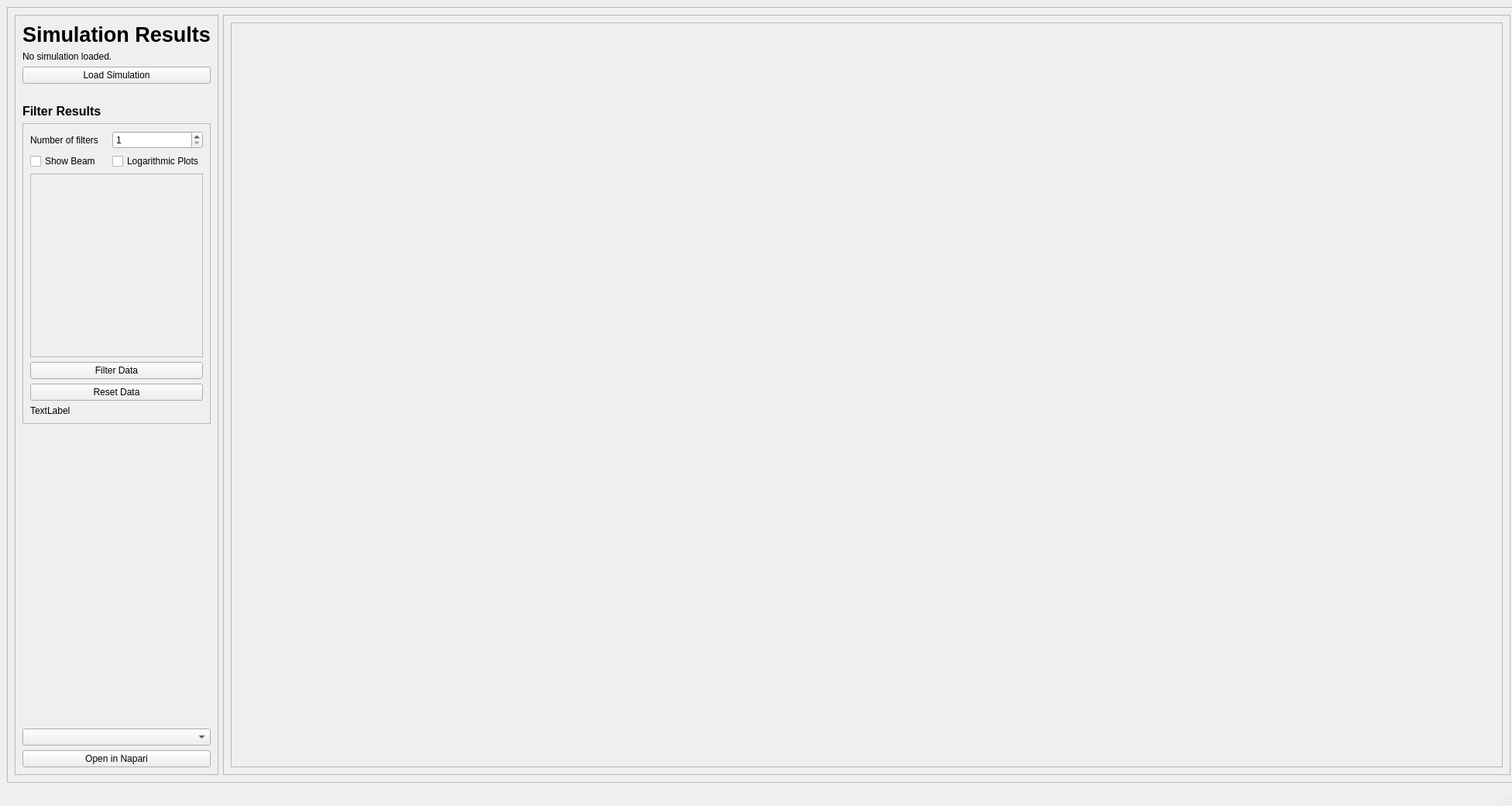
<?xml version="1.0" encoding="UTF-8"?>
<ui version="4.0">
 <class>MainWindow</class>
 <widget class="QMainWindow" name="MainWindow">
  <property name="geometry">
   <rect>
    <x>0</x>
    <y>0</y>
    <width>1952</width>
    <height>1040</height>
   </rect>
  </property>
  <property name="windowTitle">
   <string>MainWindow</string>
  </property>
  <widget class="QWidget" name="centralwidget">
   <widget class="QFrame" name="frame_main">
    <property name="geometry">
     <rect>
      <x>9</x>
      <y>9</y>
      <width>1951</width>
      <height>1001</height>
     </rect>
    </property>
    <property name="frameShape">
     <enum>QFrame::StyledPanel</enum>
    </property>
    <property name="frameShadow">
     <enum>QFrame::Raised</enum>
    </property>
    <layout class="QGridLayout" name="gridLayout">
     <item row="0" column="1">
      <widget class="QFrame" name="frame_display">
       <property name="frameShape">
        <enum>QFrame::StyledPanel</enum>
       </property>
       <property name="frameShadow">
        <enum>QFrame::Raised</enum>
       </property>
       <layout class="QGridLayout" name="gridLayout_3">
        <item row="0" column="0">
         <widget class="QScrollArea" name="scroll_area">
          <property name="widgetResizable">
           <bool>true</bool>
          </property>
          <widget class="QWidget" name="scrollAreaWidgetContents">
           <property name="geometry">
            <rect>
             <x>0</x>
             <y>0</y>
             <width>1630</width>
             <height>959</height>
            </rect>
           </property>
          </widget>
         </widget>
        </item>
       </layout>
      </widget>
     </item>
     <item row="0" column="0">
      <widget class="QFrame" name="frame_selection">
       <property name="maximumSize">
        <size>
         <width>300</width>
         <height>16777215</height>
        </size>
       </property>
       <property name="frameShape">
        <enum>QFrame::StyledPanel</enum>
       </property>
       <property name="frameShadow">
        <enum>QFrame::Raised</enum>
       </property>
       <layout class="QGridLayout" name="gridLayout_2">
        <item row="5" column="0">
         <widget class="QFrame" name="frame_filter">
          <property name="frameShape">
           <enum>QFrame::StyledPanel</enum>
          </property>
          <property name="frameShadow">
           <enum>QFrame::Raised</enum>
          </property>
          <layout class="QGridLayout" name="gridLayout_4">
           <item row="2" column="0" colspan="3">
            <widget class="QScrollArea" name="scroll_area_filter">
             <property name="maximumSize">
              <size>
               <width>400</width>
               <height>400</height>
              </size>
             </property>
             <property name="widgetResizable">
              <bool>true</bool>
             </property>
             <widget class="QWidget" name="scrollAreaWidgetContents_2">
              <property name="geometry">
               <rect>
                <x>0</x>
                <y>0</y>
                <width>231</width>
                <height>237</height>
               </rect>
              </property>
             </widget>
            </widget>
           </item>
           <item row="3" column="0" colspan="3">
            <widget class="QPushButton" name="pushButton_filter_data">
             <property name="text">
              <string>Filter Data</string>
             </property>
            </widget>
           </item>
           <item row="4" column="0" colspan="3">
            <widget class="QPushButton" name="pushButton_reset_data">
             <property name="text">
              <string>Reset Data</string>
             </property>
            </widget>
           </item>
           <item row="5" column="0" colspan="3">
            <widget class="QLabel" name="label_num_filtered_simulations">
             <property name="text">
              <string>TextLabel</string>
             </property>
            </widget>
           </item>
           <item row="1" column="0">
            <widget class="QCheckBox" name="checkBox_show_beam">
             <property name="text">
              <string>Show Beam</string>
             </property>
            </widget>
           </item>
           <item row="0" column="2">
            <widget class="QSpinBox" name="spinBox_num_filters">
             <property name="minimum">
              <number>1</number>
             </property>
             <property name="maximum">
              <number>10</number>
             </property>
            </widget>
           </item>
           <item row="1" column="2">
            <widget class="QCheckBox" name="checkBox_log_plots">
             <property name="text">
              <string>Logarithmic Plots</string>
             </property>
            </widget>
           </item>
           <item row="0" column="0">
            <widget class="QLabel" name="label">
             <property name="text">
              <string>Number of filters</string>
             </property>
            </widget>
           </item>
          </layout>
         </widget>
        </item>
        <item row="0" column="0">
         <widget class="QLabel" name="label_title">
          <property name="font">
           <font>
            <pointsize>20</pointsize>
            <weight>75</weight>
            <bold>true</bold>
           </font>
          </property>
          <property name="text">
           <string>Simulation Results</string>
          </property>
         </widget>
        </item>
        <item row="8" column="0">
         <widget class="QComboBox" name="comboBox_napari_sim"/>
        </item>
        <item row="7" column="0">
         <spacer name="verticalSpacer_2">
          <property name="orientation">
           <enum>Qt::Vertical</enum>
          </property>
          <property name="sizeHint" stdset="0">
           <size>
            <width>20</width>
            <height>40</height>
           </size>
          </property>
         </spacer>
        </item>
        <item row="1" column="0">
         <widget class="QLabel" name="label_sim_run_name">
          <property name="text">
           <string>No simulation loaded.</string>
          </property>
         </widget>
        </item>
        <item row="4" column="0">
         <widget class="QLabel" name="label_filter_title">
          <property name="font">
           <font>
            <pointsize>12</pointsize>
            <weight>75</weight>
            <bold>true</bold>
           </font>
          </property>
          <property name="text">
           <string>Filter Results</string>
          </property>
         </widget>
        </item>
        <item row="3" column="0">
         <widget class="QLabel" name="label_sim_no_loaded">
          <property name="text">
           <string/>
          </property>
         </widget>
        </item>
        <item row="2" column="0">
         <widget class="QPushButton" name="pushButton_load_simulation">
          <property name="text">
           <string>Load Simulation</string>
          </property>
         </widget>
        </item>
        <item row="9" column="0">
         <widget class="QPushButton" name="pushButton_open_napari">
          <property name="text">
           <string>Open in Napari</string>
          </property>
         </widget>
        </item>
       </layout>
      </widget>
     </item>
    </layout>
   </widget>
  </widget>
  <widget class="QMenuBar" name="menubar">
   <property name="geometry">
    <rect>
     <x>0</x>
     <y>0</y>
     <width>1952</width>
     <height>21</height>
    </rect>
   </property>
  </widget>
  <widget class="QStatusBar" name="statusbar"/>
 </widget>
 <tabstops>
  <tabstop>pushButton_load_simulation</tabstop>
  <tabstop>scroll_area_filter</tabstop>
  <tabstop>pushButton_filter_data</tabstop>
  <tabstop>pushButton_reset_data</tabstop>
  <tabstop>scroll_area</tabstop>
 </tabstops>
 <resources/>
 <connections/>
</ui>
